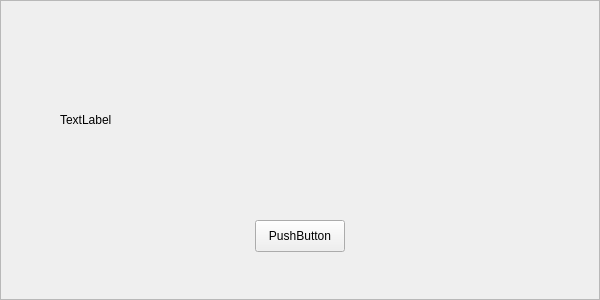
<?xml version="1.0" encoding="UTF-8"?>
<ui version="4.0">
 <class>Frame</class>
 <widget class="QFrame" name="Frame">
  <property name="geometry">
   <rect>
    <x>0</x>
    <y>0</y>
    <width>600</width>
    <height>300</height>
   </rect>
  </property>
  <property name="windowTitle">
   <string>Frame</string>
  </property>
  <property name="frameShape">
   <enum>QFrame::StyledPanel</enum>
  </property>
  <property name="frameShadow">
   <enum>QFrame::Raised</enum>
  </property>
  <widget class="QLabel" name="promptLabel">
   <property name="geometry">
    <rect>
     <x>60</x>
     <y>40</y>
     <width>480</width>
     <height>160</height>
    </rect>
   </property>
   <property name="text">
    <string>TextLabel</string>
   </property>
   <property name="openExternalLinks">
    <bool>true</bool>
   </property>
   <property name="UIText" stdset="0">
    <string>110214</string>
   </property>
   <property name="UIClass" stdset="0">
    <string>wtext</string>
   </property>
  </widget>
  <widget class="QPushButton" name="quitButton">
   <property name="geometry">
    <rect>
     <x>255</x>
     <y>220</y>
     <width>90</width>
     <height>32</height>
    </rect>
   </property>
   <property name="text">
    <string>PushButton</string>
   </property>
   <property name="UIText" stdset="0">
    <string>110010</string>
   </property>
   <property name="UIClass" stdset="0">
    <string>wbutton</string>
   </property>
  </widget>
 </widget>
 <resources/>
 <connections/>
</ui>
